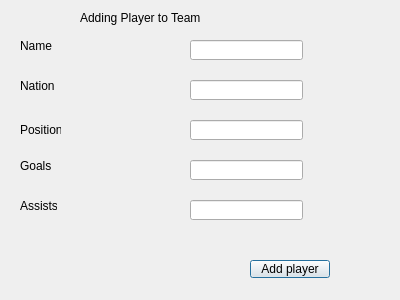
<?xml version="1.0" encoding="UTF-8"?>
<ui version="4.0">
 <class>dialogAdd</class>
 <widget class="QDialog" name="dialogAdd">
  <property name="geometry">
   <rect>
    <x>0</x>
    <y>0</y>
    <width>400</width>
    <height>300</height>
   </rect>
  </property>
  <property name="windowTitle">
   <string>Dialog</string>
  </property>
  <widget class="QLabel" name="label">
   <property name="geometry">
    <rect>
     <x>80</x>
     <y>10</y>
     <width>351</width>
     <height>16</height>
    </rect>
   </property>
   <property name="text">
    <string>Adding Player to Team</string>
   </property>
  </widget>
  <widget class="QLineEdit" name="editName">
   <property name="geometry">
    <rect>
     <x>190</x>
     <y>40</y>
     <width>113</width>
     <height>20</height>
    </rect>
   </property>
  </widget>
  <widget class="QLineEdit" name="editNation">
   <property name="geometry">
    <rect>
     <x>190</x>
     <y>80</y>
     <width>113</width>
     <height>20</height>
    </rect>
   </property>
  </widget>
  <widget class="QLineEdit" name="editPosition">
   <property name="geometry">
    <rect>
     <x>190</x>
     <y>120</y>
     <width>113</width>
     <height>20</height>
    </rect>
   </property>
  </widget>
  <widget class="QLineEdit" name="editGoals">
   <property name="geometry">
    <rect>
     <x>190</x>
     <y>160</y>
     <width>113</width>
     <height>20</height>
    </rect>
   </property>
  </widget>
  <widget class="QLineEdit" name="editAssists">
   <property name="geometry">
    <rect>
     <x>190</x>
     <y>200</y>
     <width>113</width>
     <height>20</height>
    </rect>
   </property>
  </widget>
  <widget class="QLabel" name="label_2">
   <property name="geometry">
    <rect>
     <x>20</x>
     <y>40</y>
     <width>37</width>
     <height>12</height>
    </rect>
   </property>
   <property name="text">
    <string>Name</string>
   </property>
  </widget>
  <widget class="QLabel" name="label_3">
   <property name="geometry">
    <rect>
     <x>20</x>
     <y>80</y>
     <width>37</width>
     <height>12</height>
    </rect>
   </property>
   <property name="text">
    <string>Nation</string>
   </property>
  </widget>
  <widget class="QLabel" name="label_4">
   <property name="geometry">
    <rect>
     <x>20</x>
     <y>120</y>
     <width>41</width>
     <height>20</height>
    </rect>
   </property>
   <property name="text">
    <string>Position</string>
   </property>
  </widget>
  <widget class="QLabel" name="label_5">
   <property name="geometry">
    <rect>
     <x>20</x>
     <y>160</y>
     <width>37</width>
     <height>12</height>
    </rect>
   </property>
   <property name="text">
    <string>Goals</string>
   </property>
  </widget>
  <widget class="QLabel" name="label_6">
   <property name="geometry">
    <rect>
     <x>20</x>
     <y>200</y>
     <width>37</width>
     <height>12</height>
    </rect>
   </property>
   <property name="text">
    <string>Assists</string>
   </property>
  </widget>
  <widget class="QPushButton" name="buttonAdd">
   <property name="geometry">
    <rect>
     <x>250</x>
     <y>260</y>
     <width>80</width>
     <height>18</height>
    </rect>
   </property>
   <property name="text">
    <string>Add player</string>
   </property>
  </widget>
 </widget>
 <resources/>
 <connections/>
</ui>
